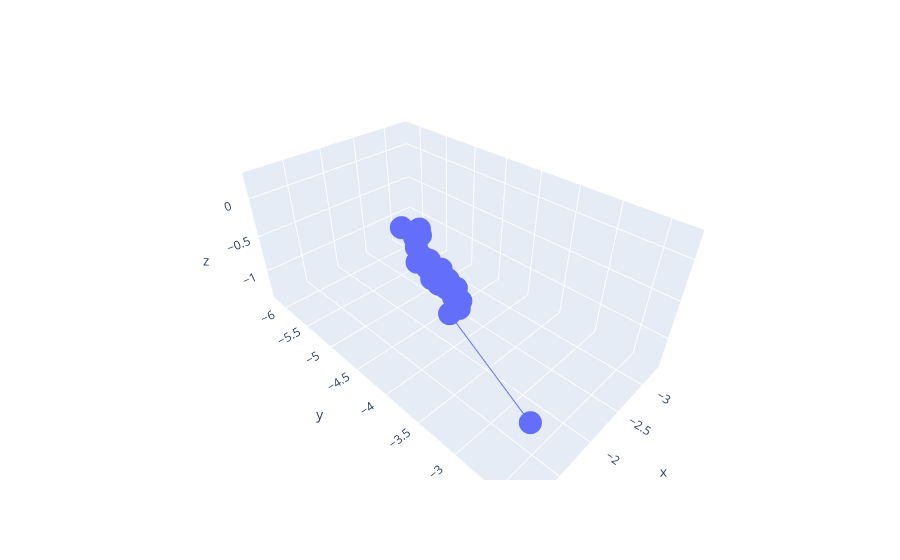

This figure's notebook cell:
### Code cell
px.line_3d(preditos, "x", "y", "z", markers="o")

### Figure 1 — Plotly figure (JSON) as saved in the notebook; plotly's stock layout.template omitted (floating-point values rounded to 4 significant figures)
{"data": [{"hovertemplate": "x=%{x}<br>y=%{y}<br>z=%{z}<extra></extra>", "legendgroup": "", "line": {"color": "#636efa", "dash": "solid"}, "marker": {"symbol": "circle"}, "mode": "lines+markers", "name": "", "scene": "scene", "showlegend": false, "type": "scatter3d", "x": [-1.085, -1.663, -1.6, -1.655, -2.077, -2.163, -1.558, -1.86, -1.063, -1.999, -3.298, -2.198, -2.042, -1.929, -1.909, -1.602, -1.721, -2.416, -1.942, -1.71, -1.666], "y": [-2.316, -3.738, -4.029, -3.642, -4.094, -4.064, -4.069, -4.264, -3.035, -4.825, -6.174, -4.333, -4.431, -4.445, -4.409, -3.697, -4.261, -4.638, -4.183, -4.037, -4.219], "z": [-0.4133, -0.5602, -0.00473, -0.1893, -0.7833, -0.8684, -0.05811, -0.3693, 0.2679, -0.1761, -1.369, -0.8517, -0.442, -0.004967, -0.05596, -0.0918, -0.05103, -0.8478, -0.5838, -0.3134, 0.1099]}], "layout": {"legend": {"tracegroupgap": 0}, "margin": {"t": 60}, "scene": {"domain": {"x": [0, 1], "y": [0, 1]}, "xaxis": {"title": {"text": "x"}}, "yaxis": {"title": {"text": "y"}}, "zaxis": {"title": {"text": "z"}}}}}
